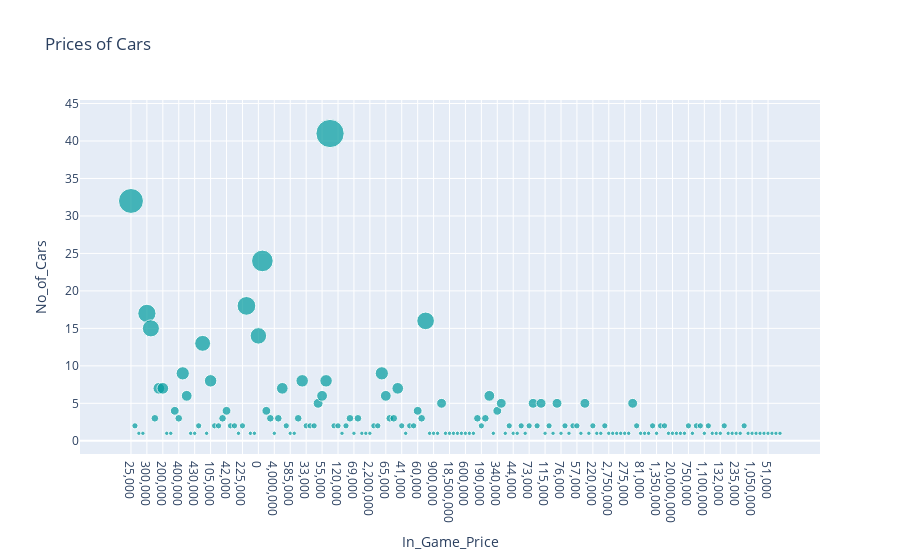

Notebook code cell kept with this figure:
### Code cell
#Visualize by scatter plot
fig = px.scatter(Price_count, x = 'In_Game_Price', y ='No_of_Cars' , title = 'Prices of Cars',
                 size= 'No_of_Cars',  color_discrete_sequence = px.colors.diverging.Tropic)
fig.show()

### Figure 1 — Plotly figure (JSON) as saved in the notebook; plotly's stock layout.template omitted (floating-point values rounded to 4 significant figures; data arrays with more than 128 entries replaced by an {"elided": "..."} marker saying what was removed)
{"data": [{"hovertemplate": "In_Game_Price=%{x}<br>No_of_Cars=%{marker.size}<extra></extra>", "legendgroup": "", "marker": {"color": "rgb(0, 155, 158)", "size": {"elided": "164 int values"}, "sizemode": "area", "sizeref": 0.1025, "symbol": "circle"}, "mode": "markers", "name": "", "orientation": "v", "showlegend": false, "type": "scatter", "x": {"elided": "164 str values"}, "xaxis": "x", "y": {"elided": "164 int values"}, "yaxis": "y"}], "layout": {"legend": {"itemsizing": "constant", "tracegroupgap": 0}, "title": {"text": "Prices of Cars"}, "xaxis": {"anchor": "y", "domain": [0, 1], "title": {"text": "In_Game_Price"}}, "yaxis": {"anchor": "x", "domain": [0, 1], "title": {"text": "No_of_Cars"}}}}
